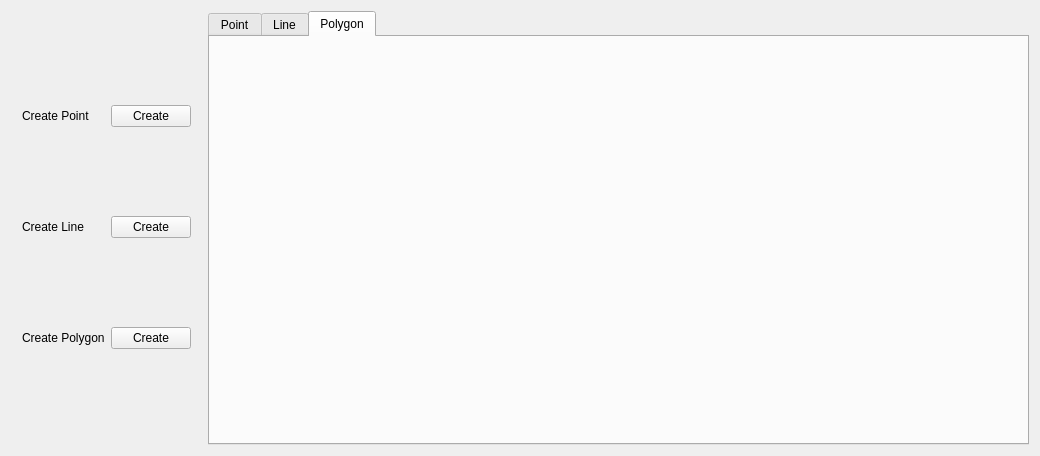
<?xml version="1.0" encoding="UTF-8"?>
<ui version="4.0">
 <class>QtTestProjectClass</class>
 <widget class="QMainWindow" name="QtTestProjectClass">
  <property name="geometry">
   <rect>
    <x>0</x>
    <y>0</y>
    <width>1040</width>
    <height>456</height>
   </rect>
  </property>
  <property name="windowTitle">
   <string>Test Project</string>
  </property>
  <widget class="QWidget" name="centralWidget">
   <layout class="QHBoxLayout" name="horizontalLayout">
    <item>
     <widget class="QWidget" name="widget" native="true">
      <layout class="QGridLayout" name="gridLayout">
       <item row="0" column="0">
        <widget class="QLabel" name="label">
         <property name="text">
          <string>Create Point</string>
         </property>
        </widget>
       </item>
       <item row="0" column="1">
        <widget class="QPushButton" name="btnCreatePoint">
         <property name="text">
          <string>Create</string>
         </property>
        </widget>
       </item>
       <item row="1" column="0">
        <widget class="QLabel" name="label_2">
         <property name="text">
          <string>Create Line</string>
         </property>
        </widget>
       </item>
       <item row="1" column="1">
        <widget class="QPushButton" name="btnCreateLine">
         <property name="text">
          <string>Create</string>
         </property>
        </widget>
       </item>
       <item row="2" column="0">
        <widget class="QLabel" name="label_3">
         <property name="text">
          <string>Create Polygon</string>
         </property>
        </widget>
       </item>
       <item row="2" column="1">
        <widget class="QPushButton" name="btnCreatePolygon">
         <property name="text">
          <string>Create</string>
         </property>
        </widget>
       </item>
      </layout>
     </widget>
    </item>
    <item>
     <widget class="QTabWidget" name="tabWidget">
      <property name="currentIndex">
       <number>2</number>
      </property>
      <widget class="QWidget" name="tabPoint">
       <attribute name="title">
        <string>Point</string>
       </attribute>
      </widget>
      <widget class="QWidget" name="tabLine">
       <attribute name="title">
        <string>Line</string>
       </attribute>
      </widget>
      <widget class="QWidget" name="tabPolygon">
       <attribute name="title">
        <string>Polygon</string>
       </attribute>
      </widget>
     </widget>
    </item>
   </layout>
  </widget>
 </widget>
 <layoutdefault spacing="6" margin="11"/>
 <resources>
  <include location="QtTestProject.qrc"/>
 </resources>
 <connections/>
</ui>
